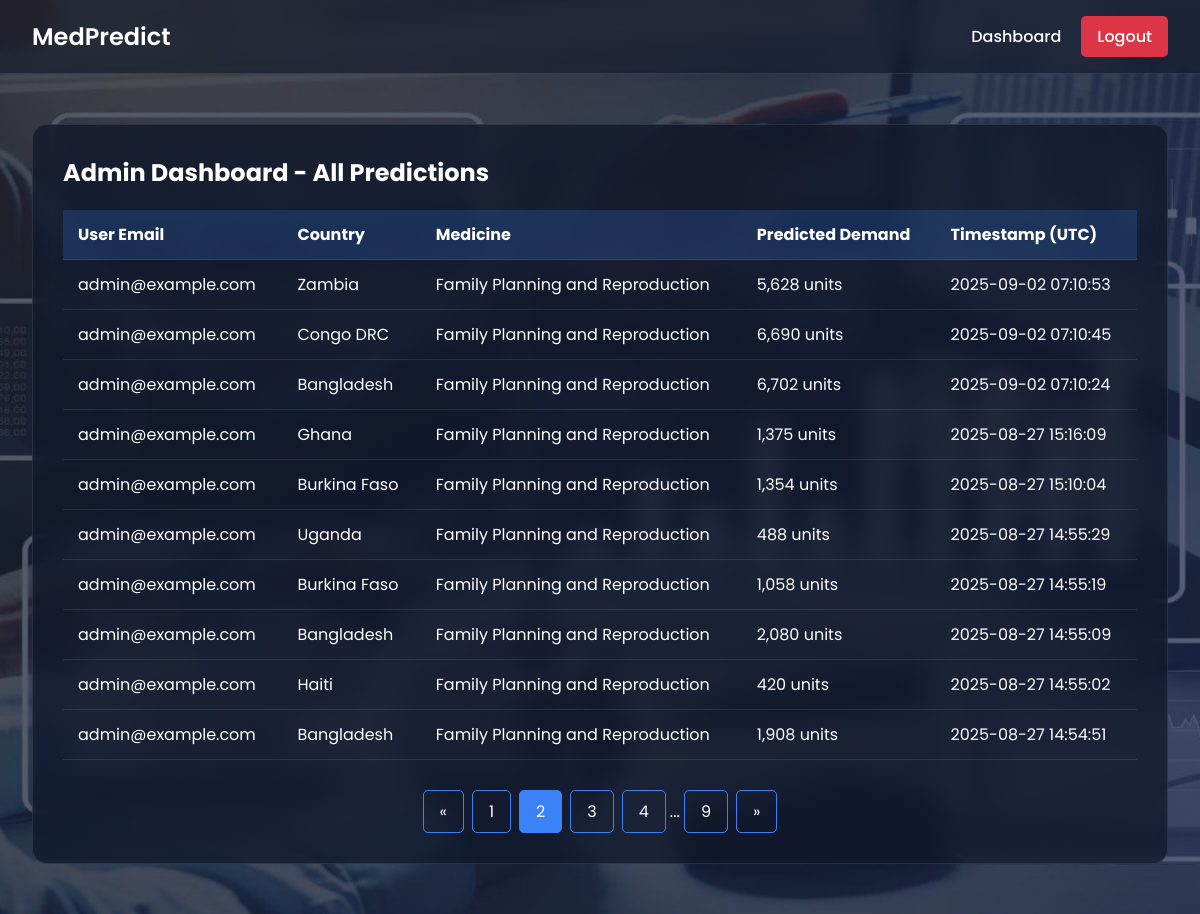
The page /admin?page=2 (signed in) on the database its author committed.
### app/auth.py (models this page shows)
class Prediction(db.Model):
    id = db.Column(db.Integer, primary_key=True)
    country = db.Column(db.String(100), nullable=False)
    medicine = db.Column(db.String(100), nullable=False)
    predicted_demand = db.Column(db.String(50), nullable=False)
    timestamp = db.Column(db.DateTime, default=datetime.utcnow)
    user_id = db.Column(db.Integer, db.ForeignKey('user.id'))

class User(UserMixin, db.Model):
    id = db.Column(db.Integer, primary_key=True)
    email = db.Column(db.String(150), unique=True)
    password = db.Column(db.String(150))
    is_admin = db.Column(db.Boolean, default=False, nullable=False)
    predictions = db.relationship('Prediction', backref='user', lazy=True)

### app/routes.py (the view)
@main.route('/admin')
@login_required
@admin_required
def admin_dashboard():
    page = request.args.get('page', 1, type=int)
    all_predictions = (
        Prediction.query
        .order_by(Prediction.timestamp.desc())
        .paginate(page=page, per_page=10)
    )
    return render_template('admin_dashboard.html', all_predictions=all_predictions)

### app/auth.py (called while the page is built)
@login_manager.user_loader
def load_user(user_id):
    return User.query.get(int(user_id))

### app/routes.py (called while the page is built)
def admin_required(f):
    @wraps(f)
    def decorated_function(*args, **kwargs):
        if not current_user.is_authenticated or not getattr(current_user, "is_admin", False):
            abort(403)
        return f(*args, **kwargs)
    return decorated_function

### app/templates/admin_dashboard.html (shortened to what this page needs)
<!DOCTYPE html>
<html lang="en">
<head>
</head>
<body>
    <div class="bg-container">
        <nav class="navbar">
            <a class="navbar-brand" href="/">MedPredict</a>
            <div class="nav-links">
                <a href="/dashboard">Dashboard</a>
                <a href="/logout" class="btn-logout">Logout</a>
            </div>
        </nav>
        <div class="container">
            <div class="admin-card">
                <h2>Admin Dashboard - All Predictions</h2>
                <table>
                    <thead>
                        <tr>
                            <th>User Email</th>
                            <th>Country</th>
                            <th>Medicine</th>
                            <th>Predicted Demand</th>
                            <th>Timestamp (UTC)</th>
                        </tr>
                    </thead>
                    <tbody>
                        {% for prediction in all_predictions.items %}
                        <tr>
                            <td>{{ prediction.user.email }}</td>
                            <td>{{ prediction.country }}</td>
                            <td>{{ prediction.medicine }}</td>
                            <td>{{ prediction.predicted_demand }}</td>
                            <td>{{ prediction.timestamp.strftime('%Y-%m-%d %H:%M:%S') }}</td>
                        </tr>
                        {% endfor %}
                    </tbody>
                </table>
                <div class="pagination">
                    <a href="{{ url_for('main.admin_dashboard', page=all_predictions.prev_num) }}" class="{{ 'disabled' if not all_predictions.has_prev else '' }}">&laquo;</a>
                    {% for page_num in all_predictions.iter_pages(left_edge=1, right_edge=1, left_current=1, right_current=2) %}
                        {% if page_num %}
                            <a href="{{ url_for('main.admin_dashboard', page=page_num) }}" class="{{ 'active' if page_num == all_predictions.page else '' }}">{{ page_num }}</a>
                        {% else %}...{% endif %}
                    {% endfor %}
                    <a href="{{ url_for('main.admin_dashboard', page=all_predictions.next_num) }}" class="{{ 'disabled' if not all_predictions.has_next else '' }}">&raquo;</a>
                </div>
            </div>
        </div>
    </div>
</body>
</html>

### rows shown on the page
Prediction: user.email "admin@example.com", country "Zambia", medicine "Family Planning and Reproduction", predicted_demand "5,628 units", timestamp "2025-09-02 07:10:53"
Prediction: user.email "admin@example.com", country "Congo DRC", medicine "Family Planning and Reproduction", predicted_demand "6,690 units", timestamp "2025-09-02 07:10:45"
Prediction: user.email "admin@example.com", country "Bangladesh", medicine "Family Planning and Reproduction", predicted_demand "6,702 units", timestamp "2025-09-02 07:10:24"
Prediction: user.email "admin@example.com", country "Ghana", medicine "Family Planning and Reproduction", predicted_demand "1,375 units", timestamp "2025-08-27 15:16:09"
Prediction: user.email "admin@example.com", country "Burkina Faso", medicine "Family Planning and Reproduction", predicted_demand "1,354 units", timestamp "2025-08-27 15:10:04"
Prediction: user.email "admin@example.com", country "Uganda", medicine "Family Planning and Reproduction", predicted_demand "488 units", timestamp "2025-08-27 14:55:29"
Prediction: user.email "admin@example.com", country "Burkina Faso", medicine "Family Planning and Reproduction", predicted_demand "1,058 units", timestamp "2025-08-27 14:55:19"
Prediction: user.email "admin@example.com", country "Bangladesh", medicine "Family Planning and Reproduction", predicted_demand "2,080 units", timestamp "2025-08-27 14:55:09"
Prediction: user.email "admin@example.com", country "Haiti", medicine "Family Planning and Reproduction", predicted_demand "420 units", timestamp "2025-08-27 14:55:02"
Prediction: user.email "admin@example.com", country "Bangladesh", medicine "Family Planning and Reproduction", predicted_demand "1,908 units", timestamp "2025-08-27 14:54:51"

### other values the page prints
{{ page_num }} "1" "2" "3" "4" "9"
